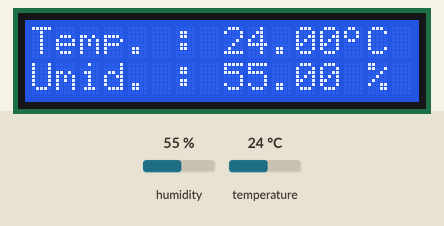
Simulated run of this sketch. Board: Arduino Uno, built with avr-gcc and run on an emulated ATmega328P. Parts: 16×2 character LCD. The test bench sets the inputs (shaded band); at power-on: humidity 55 %, temperature 24 °C. What the sketch prints to the serial monitor is not drawn.

Above: at 2.6 s.
2.7 s: humidity set to 22 %
At 4.7 s:
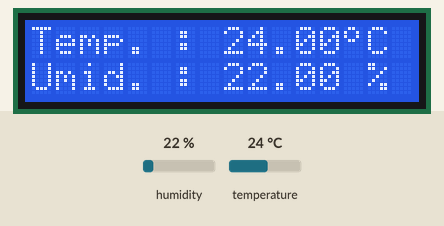
5.7 s: temperature set to 12 °C
At 6.6 s:
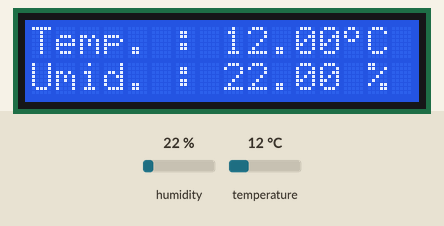
8.7 s: humidity set to 40 %
At 11.3 s:
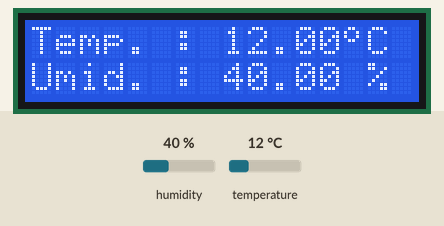
11.7 s: temperature set to 19 °C
At 13.2 s:
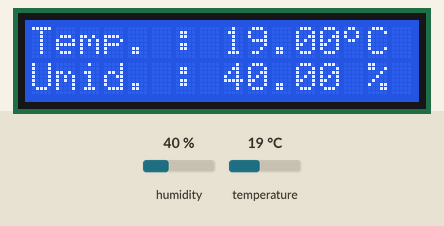
Timing chart, 0 to 14.7 s (numbered marks = the images above; inputs shaded):
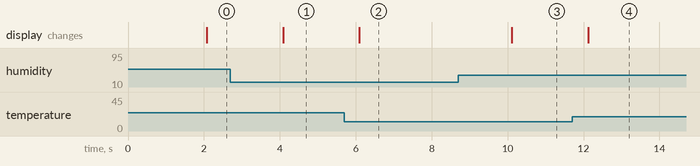

The sketch:

datalogg.ino
```cpp
// Programa : Sensor de temperatura DHT22
// Autor : Arduino e Cia

#include <DHT.h>
#include <LiquidCrystal.h>

// Pino conectado ao pino de dados do sensor
#define DHTPIN 7

// Pinos do display
LiquidCrystal lcd(12, 11, 5, 4, 3, 2);

// Utilize a linha de acordo com o modelo do sensor
//#define DHTTYPE DHT11   // Sensor DHT11
#define DHTTYPE DHT22   // Sensor DHT 22  (AM2302)
//#define DHTTYPE DHT21   // Sensor DHT 21 (AM2301)

// Definicoes do sensor : pino, tipo
DHT dht(DHTPIN, DHTTYPE);

// Array simbolo grau
byte grau[8] ={ B00001100,
                B00010010,
                B00010010,
                B00001100,
                B00000000,
                B00000000,
                B00000000,
                B00000000,};

void setup()
{
   // Inicializa o display
  lcd.begin(16, 2);
  lcd.clear();
  // Cria o caracter customizado com o simbolo do grau
  lcd.createChar(0, grau);
  // Informacoes iniciais no display
  lcd.setCursor(0,0);
  lcd.print("Temp. : ");
  lcd.setCursor(13,0);
  // Mostra o simbolo do grau
  lcd.write(byte(0));
  lcd.print("C");
  lcd.setCursor(0,1);
  lcd.print("Umid. : ");
  lcd.setCursor(14,1);
  lcd.print("%");
  Serial.begin(9600);
  Serial.println("Aguardando dados...");
  // Inicializa o sensor DHT
  dht.begin();
}

void loop()
{
    // Aguarda 2 segundos entre as medicoes
  delay(2000);
    // Leitura da umidade
  float h = dht.readHumidity();

  // Leitura da temperatura (Celsius)
  float t = dht.readTemperature();

    // Verifica se o sensor esta respondendo
  if (isnan(h) || isnan(t))
  {
    Serial.println("Falha ao ler dados do sensor DHT !!!");
    return;
  }

  // Mostra a temperatura no serial monitor e no display
  Serial.print(t);
  Serial.print(",");
  lcd.setCursor(8,0);
  lcd.print(t);
 // Mostra a umidade no serial monitor e no display
  Serial.println(h);
  lcd.setCursor(8,2);
  lcd.print(h);
}
```

Measured:
- after the input at 2.7 s, the display: changes after 1.4 s (image 1)
- after the input at 5.7 s, the display: changes after 0.39 s (image 2)
- after the input at 8.7 s, the display: changes after 1.4 s (image 3)
- after the input at 11.7 s, the display: changes after 0.42 s (image 4)
